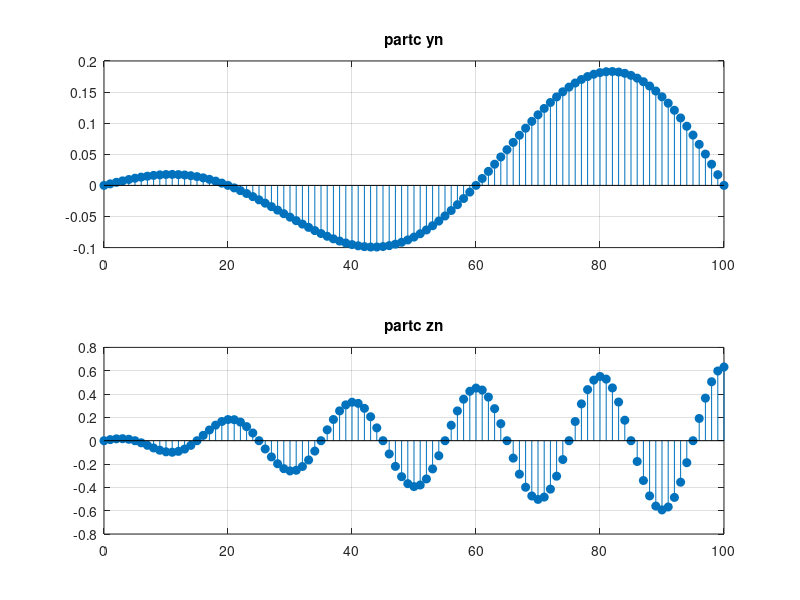

Here is the MATLAB script that generated this plot:
function question7c
%UNTITLED Summary of this function goes here
%   Detailed explanation goes here

%partc
x=[0:100];
yn = (1-exp(-0.01*(x/4))).*cos((pi*(x/4))/10);
subplot(2,1,1),stem(x,yn,'filled'),grid
title('partc yn')

zn = (1-exp(-0.01*x)).*cos((pi*x)/10);
subplot(2,1,2),stem(x,zn,'filled'),grid
title('partc zn')
% relation between xn and zn is they are same
end
